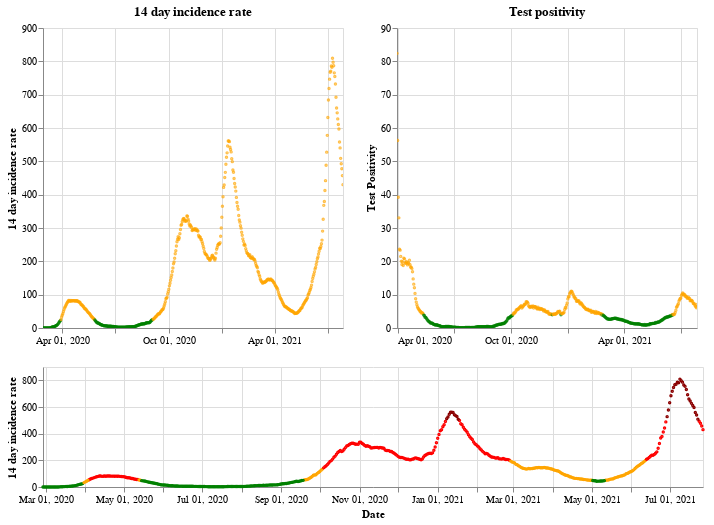

The notebook cell saved with this chart:
### Markdown cell above
## Scotland

### Code cell
plot_traffic_light('Scotland')

### Figure 1 — Vega-Lite specification as saved in the notebook (floating-point values rounded to 4 significant figures; data arrays with more than 128 entries replaced by an {"elided": "..."} marker saying what was removed)
{"config": {"view": {"continuousWidth": 400, "continuousHeight": 300}}, "vconcat": [{"hconcat": [{"mark": {"type": "point", "size": 2}, "encoding": {"color": {"condition": {"value": "green", "test": "(datum.twoWeeklyCasesRate <= 25)"}, "value": "orange"}, "tooltip": [{"type": "nominal", "field": "areaName"}, {"type": "temporal", "field": "date"}, {"type": "quantitative", "field": "twoWeeklyCasesRate"}, {"type": "quantitative", "field": "testPositivity"}], "x": {"type": "temporal", "axis": {"title": ""}, "field": "date", "scale": {"domain": {"selection": "DateBrush"}}, "timeUnit": "yearmonthdate"}, "y": {"type": "quantitative", "axis": {"title": "14 day incidence rate"}, "field": "twoWeeklyCasesRate"}}, "title": "14 day incidence rate", "width": 300}, {"mark": {"type": "point", "size": 2}, "encoding": {"color": {"condition": {"value": "green", "test": "(datum.testPositivity <= 4)"}, "value": "orange"}, "tooltip": [{"type": "nominal", "field": "areaName"}, {"type": "temporal", "field": "date"}, {"type": "quantitative", "field": "twoWeeklyCasesRate"}, {"type": "quantitative", "field": "testPositivity"}], "x": {"type": "temporal", "axis": {"title": ""}, "field": "date", "scale": {"domain": {"selection": "DateBrush"}}, "timeUnit": "yearmonthdate"}, "y": {"type": "quantitative", "axis": {"title": "Test Positivity"}, "field": "testPositivity"}}, "title": "Test positivity", "width": 300}]}, {"layer": [{"mark": {"type": "point", "size": 2}, "encoding": {"color": {"condition": {"value": "orange", "test": "(((datum.testPositivity < 4) && (datum.twoWeeklyCasesRate >= 50)) && (datum.twoWeeklyCasesRate < 200))"}, "value": "red"}, "opacity": {"condition": {"value": 1, "test": "((datum.twoWeeklyCasesRate >= 50) && (datum.twoWeeklyCasesRate < 500))"}, "value": 0}, "tooltip": [{"type": "nominal", "field": "areaName"}, {"type": "temporal", "field": "date"}, {"type": "quantitative", "field": "twoWeeklyCasesRate"}, {"type": "quantitative", "field": "testPositivity"}], "x": {"type": "temporal", "axis": {"title": "Date"}, "field": "date", "timeUnit": "yearmonthdate"}, "y": {"type": "quantitative", "axis": {"title": "14 day incidence rate"}, "field": "twoWeeklyCasesRate"}}, "selection": {"DateBrush": {"type": "interval", "encodings": ["x"], "fields": ["Time"]}}}, {"mark": {"type": "point", "size": 2}, "encoding": {"color": {"value": "darkred"}, "opacity": {"condition": {"value": 1, "test": "(datum.twoWeeklyCasesRate >= 500)"}, "value": 0}, "tooltip": [{"type": "nominal", "field": "areaName"}, {"type": "temporal", "field": "date"}, {"type": "quantitative", "field": "twoWeeklyCasesRate"}, {"type": "quantitative", "field": "testPositivity"}], "x": {"type": "temporal", "axis": {"title": "Date"}, "field": "date", "timeUnit": "yearmonthdate"}, "y": {"type": "quantitative", "axis": {"title": "14 day incidence rate"}, "field": "twoWeeklyCasesRate"}}}, {"mark": {"type": "point", "size": 2}, "encoding": {"color": {"condition": {"value": "green", "test": "((datum.testPositivity < 4) && (datum.twoWeeklyCasesRate < 50))"}, "value": "orange"}, "opacity": {"condition": {"value": 1, "test": "(datum.twoWeeklyCasesRate < 50)"}, "value": 0}, "tooltip": [{"type": "nominal", "field": "areaName"}, {"type": "temporal", "field": "date"}, {"type": "quantitative", "field": "twoWeeklyCasesRate"}, {"type": "quantitative", "field": "testPositivity"}], "x": {"type": "temporal", "axis": {"title": "Date"}, "field": "date", "timeUnit": "yearmonthdate"}, "y": {"type": "quantitative", "axis": {"title": "14 day incidence rate"}, "field": "twoWeeklyCasesRate"}}}], "height": 120, "width": 660}], "data": {"name": "data-0ee3a04e07b34297cdb62f0bb4d00e85"}, "$schema": "https://vega.github.io/schema/vega-lite/v4.8.1.json", "datasets": {"data-0ee3a04e07b34297cdb62f0bb4d00e85": {"elided": "516 records"}}}
